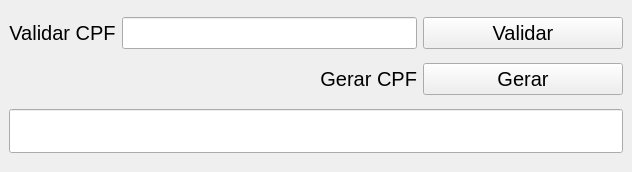
<?xml version="1.0" encoding="UTF-8"?>
<ui version="4.0">
 <class>MainWindow</class>
 <widget class="QMainWindow" name="MainWindow">
  <property name="geometry">
   <rect>
    <x>0</x>
    <y>0</y>
    <width>632</width>
    <height>172</height>
   </rect>
  </property>
  <property name="windowTitle">
   <string>Validador de CPF</string>
  </property>
  <widget class="QWidget" name="centralwidget">
   <layout class="QGridLayout" name="gridLayout">
    <item row="0" column="0">
     <widget class="QLabel" name="label_2">
      <property name="font">
       <font>
        <pointsize>15</pointsize>
       </font>
      </property>
      <property name="text">
       <string>Validar CPF</string>
      </property>
      <property name="alignment">
       <set>Qt::AlignCenter</set>
      </property>
     </widget>
    </item>
    <item row="0" column="1">
     <widget class="QLineEdit" name="inputValidaCpf">
      <property name="font">
       <font>
        <pointsize>15</pointsize>
       </font>
      </property>
     </widget>
    </item>
    <item row="0" column="2">
     <widget class="QPushButton" name="btnValidaCPF">
      <property name="minimumSize">
       <size>
        <width>200</width>
        <height>0</height>
       </size>
      </property>
      <property name="font">
       <font>
        <pointsize>15</pointsize>
       </font>
      </property>
      <property name="text">
       <string>Validar</string>
      </property>
     </widget>
    </item>
    <item row="1" column="1">
     <widget class="QLabel" name="label">
      <property name="font">
       <font>
        <pointsize>15</pointsize>
       </font>
      </property>
      <property name="text">
       <string>Gerar CPF</string>
      </property>
      <property name="alignment">
       <set>Qt::AlignRight|Qt::AlignTrailing|Qt::AlignVCenter</set>
      </property>
     </widget>
    </item>
    <item row="1" column="2">
     <widget class="QPushButton" name="btnGeraCPF">
      <property name="minimumSize">
       <size>
        <width>200</width>
        <height>0</height>
       </size>
      </property>
      <property name="font">
       <font>
        <pointsize>15</pointsize>
       </font>
      </property>
      <property name="text">
       <string>Gerar</string>
      </property>
     </widget>
    </item>
    <item row="2" column="0" colspan="3">
     <widget class="QLineEdit" name="labelRetorno">
      <property name="font">
       <font>
        <pointsize>24</pointsize>
        <weight>75</weight>
        <bold>true</bold>
       </font>
      </property>
      <property name="layoutDirection">
       <enum>Qt::LeftToRight</enum>
      </property>
      <property name="autoFillBackground">
       <bool>false</bool>
      </property>
      <property name="styleSheet">
       <string notr="true">color: green</string>
      </property>
      <property name="text">
       <string/>
      </property>
      <property name="alignment">
       <set>Qt::AlignCenter</set>
      </property>
      <property name="readOnly">
       <bool>true</bool>
      </property>
      <property name="cursorMoveStyle">
       <enum>Qt::LogicalMoveStyle</enum>
      </property>
     </widget>
    </item>
   </layout>
  </widget>
 </widget>
 <resources/>
 <connections/>
</ui>
